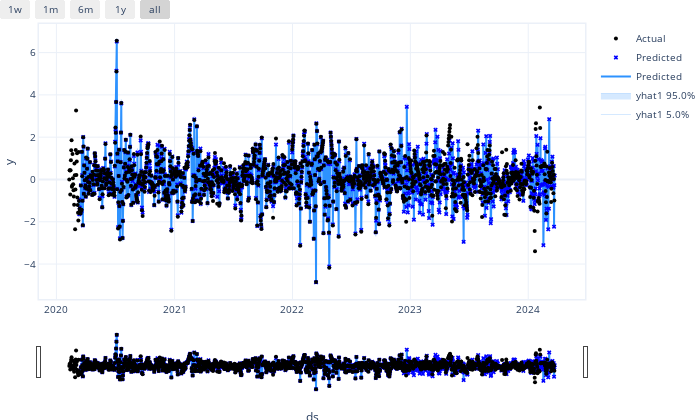

The code cell stored with this chart in its notebook:
### Markdown cell above
#### plotting

### Code cell
m.set_plotting_backend("plotly")
m.highlight_nth_step_ahead_of_each_forecast(1)
# m.highlight_nth_step_ahead_of_each_forecast(None)
m.plot(forecast, df_name=symbol)

### Figure 1 — Plotly figure (JSON) as saved in the notebook; plotly's stock layout.template omitted (floating-point values rounded to 4 significant figures; data arrays with more than 128 entries replaced by an {"elided": "..."} marker saying what was removed)
{"data": [{"fillcolor": "rgba(45, 146, 255, 0.2)", "line": {"color": "rgba(45, 146, 255, 0.2)", "width": 1}, "mode": "lines", "name": "yhat1 5.0%", "type": "scatter", "x": {"elided": "1504 str values"}, "y": {"elided": "1504 float values"}}, {"fill": "tonexty", "fillcolor": "rgba(45, 146, 255, 0.2)", "line": {"color": "rgba(45, 146, 255, 0.2)", "width": 1}, "mode": "lines", "name": "yhat1 95.0%", "type": "scatter", "x": {"elided": "1504 str values"}, "y": {"elided": "1504 float values"}}, {"line": {"color": "#2d92ff", "width": 2}, "mode": "lines", "name": "Predicted", "type": "scatter", "x": {"elided": "1504 str values"}, "y": {"elided": "1504 float values"}}, {"marker": {"color": "blue", "size": 4, "symbol": "x"}, "mode": "markers", "name": "Predicted", "type": "scatter", "x": {"elided": "1504 str values"}, "y": {"elided": "1504 float values"}}, {"marker": {"color": "black", "size": 4}, "mode": "markers", "name": "Actual", "type": "scatter", "x": {"elided": "1504 str values"}, "y": {"elided": "1504 float values"}}], "layout": {"autosize": true, "font": {"size": 10}, "height": 420, "hovermode": "x unified", "margin": {"b": 0, "l": 0, "pad": 0, "r": 10, "t": 10}, "showlegend": true, "title": {"font": {"size": 12}}, "width": 700, "xaxis": {"linewidth": 1.5, "mirror": true, "rangeselector": {"buttons": [{"count": 7, "label": "1w", "step": "day", "stepmode": "backward"}, {"count": 1, "label": "1m", "step": "month", "stepmode": "backward"}, {"count": 6, "label": "6m", "step": "month", "stepmode": "backward"}, {"count": 1, "label": "1y", "step": "year", "stepmode": "backward"}, {"step": "all"}]}, "rangeslider": {"visible": true}, "showline": true, "title": {"text": "ds"}, "type": "date"}, "yaxis": {"linewidth": 1.5, "mirror": true, "showline": true, "title": {"text": "y"}}}}
